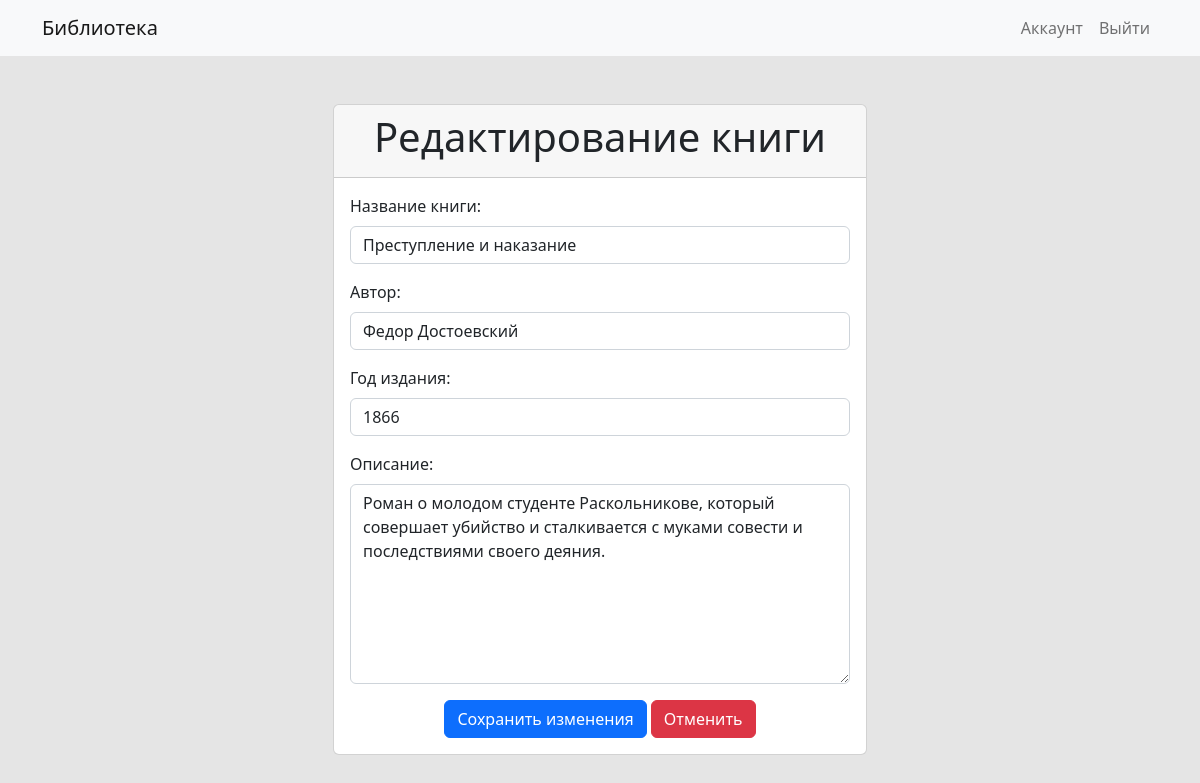
/update_book/5 (signed in), run on the app's committed database.
### app/models/models.py (models this page shows, shortened)
class Book(db.Model):
    id = db.Column(db.Integer, primary_key=True)
    title = db.Column(db.String(80), nullable=False)
    author = db.Column(db.String(80), nullable=False)
    year = db.Column(db.Integer, nullable=False)
    description = db.Column(db.String(500), nullable=False)

### app/routes/routes.py (the view, shortened to what this page needs)
@app_route.route('/update_book/<int:book_id>', methods=['GET', 'POST'])
def update_book(book_id):
    if not current_user.is_authenticated:
        return redirect(url_for('route.login'))
    else:
        update_book = Book.query.get_or_404(book_id)
    return render_template('update_book.html', book=update_book)

### app/templates/update_book.html
{% extends 'base.html' %}
{% block content %}
<div class="container">
    <div class="row justify-content-center mt-5">
        <div class="col-md-6">
            <div class="card">
                <div class="card-header">
                    <h1 class="text-center">Редактирование книги</h1>
                </div>
                <div class="card-body">
                    <form method="post">
                        <div class="mb-3">
                            <label for="book_name" class="form-label">Название книги:</label>
                            <input type="text" class="form-control" id="book_name" name="book_name" value="{{book.title}}">
                        </div>
                        <div class="mb-3">
                            <label for="author" class="form-label">Автор:</label>
                            <input type="text" class="form-control" id="author" name="author" value="{{book.author}}" required>
                        </div>
                        <div class="mb-3">
                            <label for="year" class="form-label">Год издания:</label>
                            <input type="text" class="form-control" id="year" name="year" value="{{book.year}}" required>
                        </div>
                        <div class="mb-3">
                            <label for="description" class="form-label">Описание:</label>
                            <textarea class="form-control" id="description" name="description" required>{{book.description}}</textarea>
                        </div>
                        <div class="text-center">
                            <button type="submit" class="btn btn-primary">Сохранить изменения</button>
                            <a class="btn btn-danger" href="/books">Отменить</a>
                        </div>
                    </form>
                </div>
            </div>
        </div>
    </div>
</div>
{% endblock %}

### app/static/custom.css (style rules this page uses)
body { background-color: #e5e5e5; }
textarea { padding: 10px; width: 100%; height: 200px; box-sizing: border-box; font-size: 14px; }

### data on the page
Book: book_name "Преступление и наказание", author "Федор Достоевский", year "1866", description "Роман о молодом студенте Раскольникове, который совершает убийство и сталкивается с муками совести и последствиями своего деяния."
